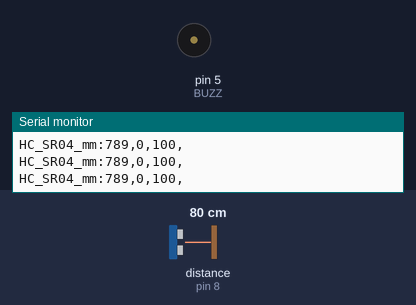
Simulated run of this sketch. Board: Arduino Uno, built with avr-gcc and run on an emulated ATmega328P. On the bench: buzzer (waves = sounding), the last lines printed to the serial monitor. Wiring (inferred from the names in the program): ultrasonic range finder: trigger pin 7; echo pin 8. The inputs (shaded band) are chosen by the test bench; at power-on: distance to the obstacle (sensor on pin 8) 80 cm. The echo pulse lasts 58.3 µs per cm.

Above: at 1.2 s.
1.3 s: distance to the obstacle (sensor on pin 8) set to 9 cm
At 1.53 s:
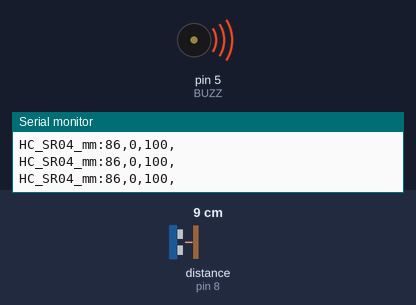
4.3 s: distance to the obstacle (sensor on pin 8) set to 12 cm
At 5.6 s:
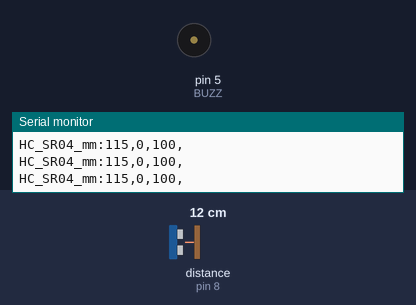
Timing chart, 0 to 7.3 s (numbered marks = the images above; inputs shaded):
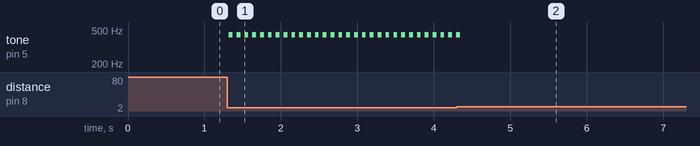

The sketch:

KTR-1_5.ino
```cpp
const int LED1 = 14;
const int LED2 = 15;
const int BUZZ = 5;
const int Trig = 7;
const int AIN1 = 3;
const int AIN2 = 6;
const int BIN1 = 9;
const int BIN2 = 10;
const int VR = A0;
const int SW1 = A1;
const int SW2 = A2;
const int ECHO = 8;

//bool HC_SR04_test = false;

int HC_SR04_mm() {
  float duration, distance;
  digitalWrite(Trig, LOW);
  delayMicroseconds(2);
  digitalWrite(Trig, HIGH);
  delayMicroseconds(10);
  digitalWrite(Trig, LOW);
  duration = pulseIn(ECHO, HIGH);
  distance = (duration / 2) * 0.340;
  return (int)distance;

}


void setup() {
  Serial.begin(9600);
  pinMode(Trig, OUTPUT);
  pinMode(ECHO, INPUT);
}
void loop() {
  Serial.print("HC_SR04_mm:");
  Serial.print(HC_SR04_mm());
  Serial.print(",");
  Serial.print(0);
  Serial.print(",");
  Serial.print(100);
  Serial.println(",");

  if (HC_SR04_mm() < 100) {
//    if (HC_SR04_test == false) {
      tone(BUZZ, 440, 50); delay(50);
      delay(50);
//      HC_SR04_test = true ;

//  } else if (HC_SR04_mm() >= 100) {
//    HC_SR04_test = false ;
  }
}
```

Measured:
- the behaviour switches between 10 and 11 cm on distance to the obstacle (sensor on pin 8) (found by bisection; images 1 and 2)
- after the input at 1.3 s, tone on pin 5 (BUZZ): alternates 440 Hz for 0.05 s and silent for 0.05 s, starting at once
- after the input at 4.3 s, tone on pin 5 (BUZZ): goes on until 4.3 s, then stays silent
